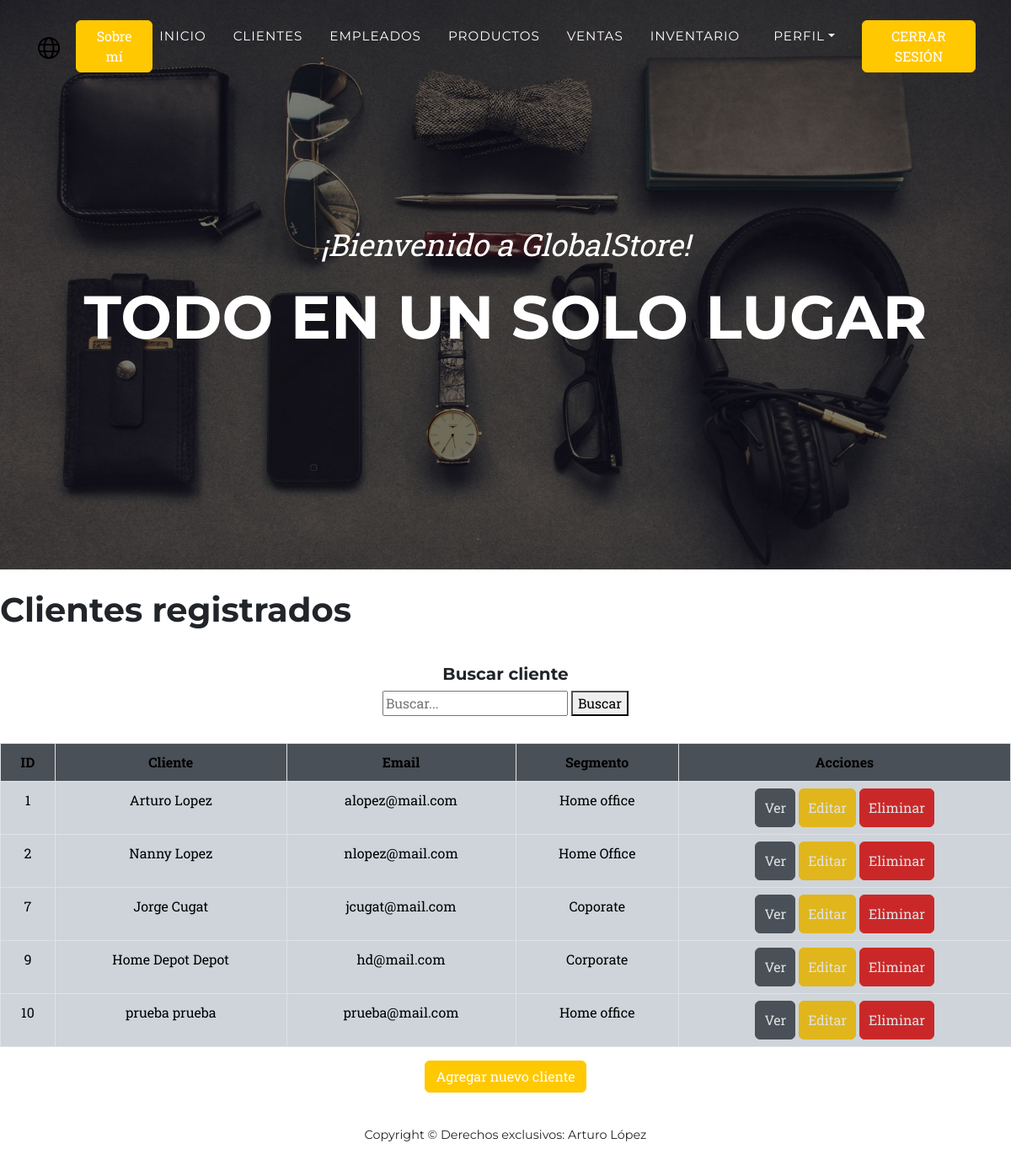
/info_app/clientes/ (signed in), run on an earlier commit of the app's database.
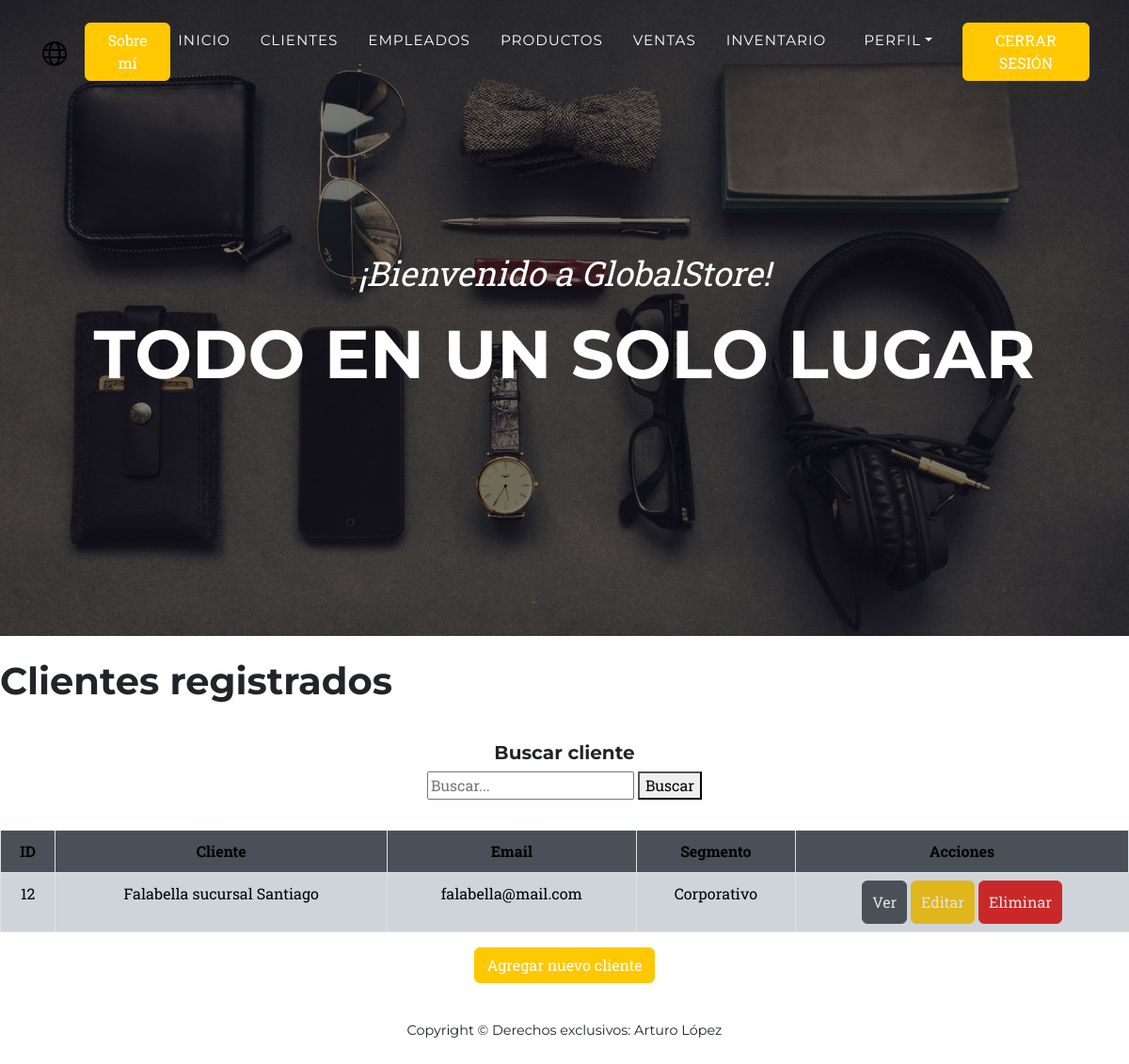
And on a later commit of the database.
### info_app/models.py (models this page shows)
class Cliente(models.Model):
    nombre=models.CharField(max_length=30)
    apellido=models.CharField(max_length=30)
    pais=models.CharField(max_length=15)
    telefono=models.IntegerField()
    email=models.EmailField()
    segmento=models.CharField(max_length=15)

### info_app/views.py (the view)
# urls.py: path('clientes/',clientes,name="clientes"),
@login_required(login_url='login')
def clientes(request):
    query=request.GET.get("q")
    if query:
        cliente=Cliente.objects.filter(Q(nombre__icontains=query) |
                                        Q(apellido__icontains=query) )
    else:
        cliente=Cliente.objects.all()
    contexto={"cliente":cliente}
    return render(request,"info_app/clientes.html",contexto)

### info_app/templates/info_app/clientes.html (shortened to what this page needs)
{% extends 'info_app/base.html' %}
{% load static %}
{% block content %}
<br>
<h1>Clientes registrados</h1>
<br>
<h5 class="text-center mt-2">Buscar cliente</h5>
<div class="d-flex flex-column align-items-center mb-2">
<form action="" method="GET">
<input type="text" name="q" placeholder="Buscar..." required>
<button type="submit">Buscar</button>
</form><br>
    <table class="text-center mt-2 table" style="width: 100%; border-collapse: collapse;">
        <thead>
            <tr style="background-color: #495057; color: #000f; text-align: center;">
                <th scope="col" style="padding: 10px; border: 1px solid #dee2e6;">ID</th>
                <th scope="col" style="padding: 10px; border: 1px solid #dee2e6;">Cliente</th>
                <th scope="col" style="padding: 10px; border: 1px solid #dee2e6;">Email</th>
                <th scope="col" style="padding: 10px; border: 1px solid #dee2e6;">Segmento</th>
                <th scope="col" style="padding: 10px; border: 1px solid #dee2e6;">Acciones</th>
            </tr>
        </thead>
        <tbody>
            {% for i in cliente %}
            <tr style="background-color: #ced4da; color: #000; text-align: center;">
                <td style="padding: 10px; border: 1px solid #dee2e6;">{{ i.id }}</td>
                <td style="padding: 10px; border: 1px solid #dee2e6;">{{ i.nombre }} {{ i.apellido }}</td>
                <td style="padding: 10px; border: 1px solid #dee2e6;">{{ i.email }}</td>
                <td style="padding: 10px; border: 1px solid #dee2e6;">{{ i.segmento }}</td>
                <td>
                    {% if user.is_superuser %}
                        <a style="background-color:#495057;color: #dee2e6; padding: 10px; border: 1px solid #495057;" class="btn" href="{% url 'ver_cliente' i.id %}">Ver </a>
                        <a style="background-color:#e0b61c;color: #dee2e6; padding: 10px; border: 1px solid #e0b61c;" class="btn" href="{% url 'editar_cliente' i.id %}">Editar </a>
                        <a style="background-color:#ca2828;color: #dee2e6; padding: 10px; border: 1px solid #ca2828;" class="btn" href="{% url 'eliminar_cliente' i.id %}">Eliminar </a>
                    {% else %}
                        <a style="background-color:#495057;color: #dee2e6; padding: 10px; border: 1px solid #495057;" class="btn" href="{% url 'ver_cliente' i.id %}">Ver </a>
                    {% endif %}
                </td>
            </tr>
            {% endfor %}
        </tbody>
    </table>
    {% if user.is_staff %}
    <a class="btn btn-primary" href="{% url 'formulario_cliente' %}">Agregar nuevo cliente</a>
    {% endif %}
</div>
{% endblock content %}

### info_app/templates/info_app/base.html (shortened to what this page needs)
{% load static %}
<!DOCTYPE html>
<html lang="en">
    <head>
        <link href="{% static 'info_app/css/styles.css' %}" rel="stylesheet" />
        <head>
        </head>
        <body id="page-top">
            <nav class="navbar navbar-expand-lg navbar-dark fixed-top" id="mainNav">
                <div class="container">
                    <a class="navbar-brand" href="#page-top"><img src="{% static 'info_app/assets/icon.png' %}" alt="..." /></a>
                    <a class="btn btn-primary" href="{% url 'about' %}"> Sobre mí </a>
                    <div class="collapse navbar-collapse" id="navbarResponsive">
                        <ul class="navbar-nav text-uppercase ms-auto py-4 py-lg-0">
                            <li class="nav-item"><a class="nav-link" href="{% url 'inicio' %}">Inicio</a></li>
                            {% if user.is_authenticated %}
                                {% if user.is_staff %}
                                    <li class="nav-item"><a class="nav-link" href="{% url 'clientes' %}">Clientes</a></li>
                                    <li class="nav-item"><a class="nav-link" href="{% url 'empleados' %}">Empleados</a></li>
                                    <li class="nav-item"><a class="nav-link" href="{% url 'productos' %}">Productos</a></li>
                                    <li class="nav-item"><a class="nav-link" href="{% url 'ventas' %}">Ventas</a></li>
                                    <li class="nav-item"><a class="nav-link" href="{% url 'inventario' %}">Inventario</a> </li>
                                    <li class="nav-item dropdown">
                                        <a class="nav-link dropdown-toggle" data-bs-toggle="dropdown" href="#" role="button" aria-expanded="false">Perfil</a>
                                    <li class="nav-item"><a class="btn btn-primary" href="{% url 'logout' %}">Cerrar sesión</a></li>
                                {% endif %}
                            {% else %}
                            <li class="nav-item"><a class="btn btn-primary" href="{% url 'usercreate' %}">Registrarse</a></li>
                            <li class="nav-item"><a class="btn btn-primary" href="{% url 'login' %}">Inicia sesión</a></li>
                            {% endif %}
                        </ul>
                    </div>
                </div>
            </nav>
        </body>
        <header class="masthead">
            <div class="container">
                <div class="masthead-subheading">¡Bienvenido a GlobalStore!</div>
                <div class="masthead-heading text-uppercase">Todo en un solo lugar</div>
            </div>
        </header>
        {% block content %}
        {% endblock content %}
        <footer class="footer py-4">
            <div class="container">
                <div class="row align-items-center">
                    <div class="text-center mt-2">Copyright &copy; Derechos exclusivos: Arturo López</div>
                </div>
            </div>
        </footer>
    </body>
</html>

### info_app/templates/info_app/base.html (style rules this page uses)
.navbar-nav .nav-item.dropdown .nav-link { padding: 0.5rem 1rem; color: #fff; }

What changed in the data, as far as the page shows it:
removed Cliente: id "1", nombre "Arturo", apellido "Lopez", email "alopez@mail.com", segmento "Home office"
removed Cliente: id "2", nombre "Nanny", apellido "Lopez", email "nlopez@mail.com", segmento "Home Office"
removed Cliente: id "7", nombre "Jorge", apellido "Cugat", email "jcugat@mail.com", segmento "Coporate"
removed Cliente: id "9", nombre "Home Depot", apellido "Depot", email "hd@mail.com", segmento "Corporate"
removed Cliente: id "10", nombre "prueba", apellido "prueba", email "prueba@mail.com", segmento "Home office"
added Cliente: id "12", nombre "Falabella", apellido "sucursal Santiago", email "falabella@mail.com", segmento "Corporativo"
